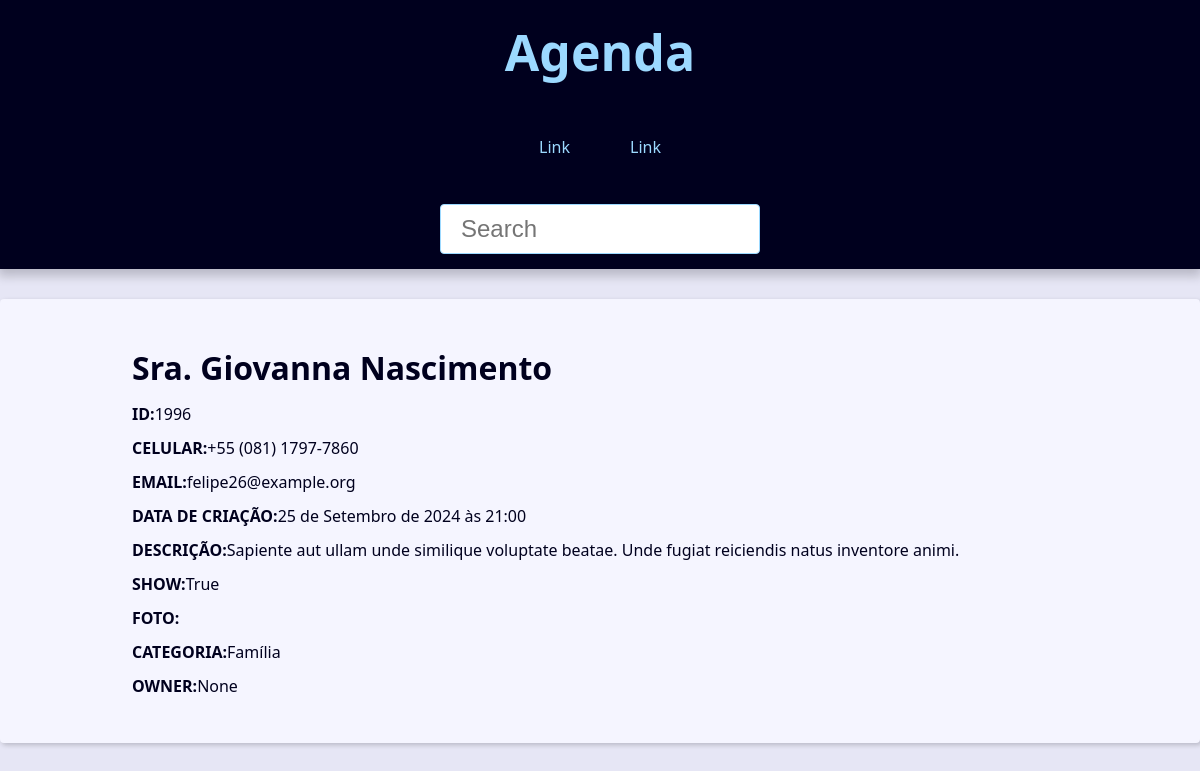
The app's page /1996/ with its own data.
### contact/models.py (models this page shows, shortened)
class Contact(models.Model):
    primeiro_nome = models.CharField(max_length=20)
    ultimo_nome = models.CharField(max_length=20, blank=True)
    celular = models.CharField(max_length=20)
    email = models.EmailField(max_length=255)
    created_date = models.DateTimeField(default=timezone.now)
    description = models.TextField(blank=True)
    show = models.BooleanField(default=True)
    picture = models.ImageField(blank=True, upload_to='pictures/%Y/%m')
    category = models.ForeignKey(Category, on_delete=models.SET_NULL, blank=True, null=True)
    owner = models.ForeignKey(User, on_delete=models.SET_NULL, blank=True, null=True)

class Category(models.Model):
    class Meta:
        verbose_name = 'Categoria'
        verbose_name_plural = 'Categories'
    name = models.CharField(max_length=50)

### contact/views/contact_views.py (the view)
# urls.py: path('<int:contact_id>/', views.contact, name='contact'),
def contact(request, contact_id):
    single_contact = get_object_or_404(Contact, pk=contact_id,show=True)
    contact_name = f'{single_contact.primeiro_nome} {single_contact.ultimo_nome}'
    context ={
        'contact': single_contact,
        'site_title': contact_name,
    }
    return render(
        request,
        'contact/contact.html',
        context
    )

### contact/templates/contact/contact.html
{% extends "global/base.html" %}
{% block content %}
<div class="single-contact">
    <h1 class="single-contact-name">
        {{contact.primeiro_nome}} {{contact.ultimo_nome}}
    </h1>
    <p><b>ID:</b>{{contact.id}}</p>
    <p><b>CELULAR:</b>{{contact.celular}}</p>
    <p><b>EMAIL:</b>{{contact.email}}</p>
    <p><b>DATA DE CRIAÇÃO:</b>{{contact.created_date}}</p>
    <p><b>DESCRIÇÃO:</b>{{contact.description}}</p>
    <p><b>SHOW:</b>{{contact.show}}</p>
    <p><b>FOTO:</b>{{contact.picture}}</p>
    <p><b>CATEGORIA:</b>{{contact.category.name}}</p>
    <p><b>OWNER:</b>{{contact.owner}}</p>
</div>
{% endblock content %}

### base_static/global/css/style.css (style rules this page uses)
:root { --spacing: 1.5rem; --link-dark-color: rgb(0, 83, 134); --link-light-color: rgb(156, 217, 255); --clr-white: rgb(245, 245, 255); --clr-black: rgb(0, 0, 30); --clr-light-gray: rgb(230, 230, 245); --clr-dark-shadow-5: rgba(0, 0, 10, 5%); --clr-dark-shadow-10: rgba(0, 0, 10, 10%); --clr-dark-shadow-20: rgba(0, 0, 10, 20%); --clr-light-shadow-5: rgba(200, 200, 255, 5%); --clr-light-shadow-10: rgba(200, 200, 255, 10%); --clr-light-shadow-20: rgba(200, 200, 255, 20%); --main-page-width: 120rem; --table-min-width: 60rem; --biggest-font-size: 5rem; --bigger-font-size: 4rem; --big-font-size: 3.2rem; --medium-font-size: 2.4rem; --small-font-size: 1.6rem; --smaller-font-size: 1.4rem; --smallest-font-size: 1.2rem; --transition-fast: 300ms; --transition-medium: 600ms; --transition-slow: 1s; --default-border-radius: 4px; }
*, *::before, *::after { margin: 0; padding: 0; box-sizing: border-box; }
html { font-size: 62.5%; }
body { font-family: system-ui, -apple-system, BlinkMacSystemFont, 'Segoe UI', Roboto, Oxygen, Ubuntu, Cantarell, 'Open Sans', 'Helvetica Neue', sans-serif; line-height: 1.5; font-size: var(--small-font-size); color: var(--clr-black); -webkit-font-smoothing: antialiased; background: var(--clr-light-gray); }
@media (min-width: 600px) { .single-contact { max-width: 80%; margin: calc(var(--spacing) * 2) auto; } }
.single-contact h1 { margin: 1rem 0; }
.single-contact p { margin: 1rem 0; }

### records on screen
Contact: primeiro_nome "Sra.", ultimo_nome "Giovanna Nascimento", id "1996", celular "+55 (081) 1797-7860", email "felipe26@example.org", created_date "25 de Setembro de 2024 às 21:00", description "Sapiente aut ullam unde similique voluptate beatae. Unde fugiat reiciendis natus inventore animi.", show "True", category.name "Família", owner "None"
